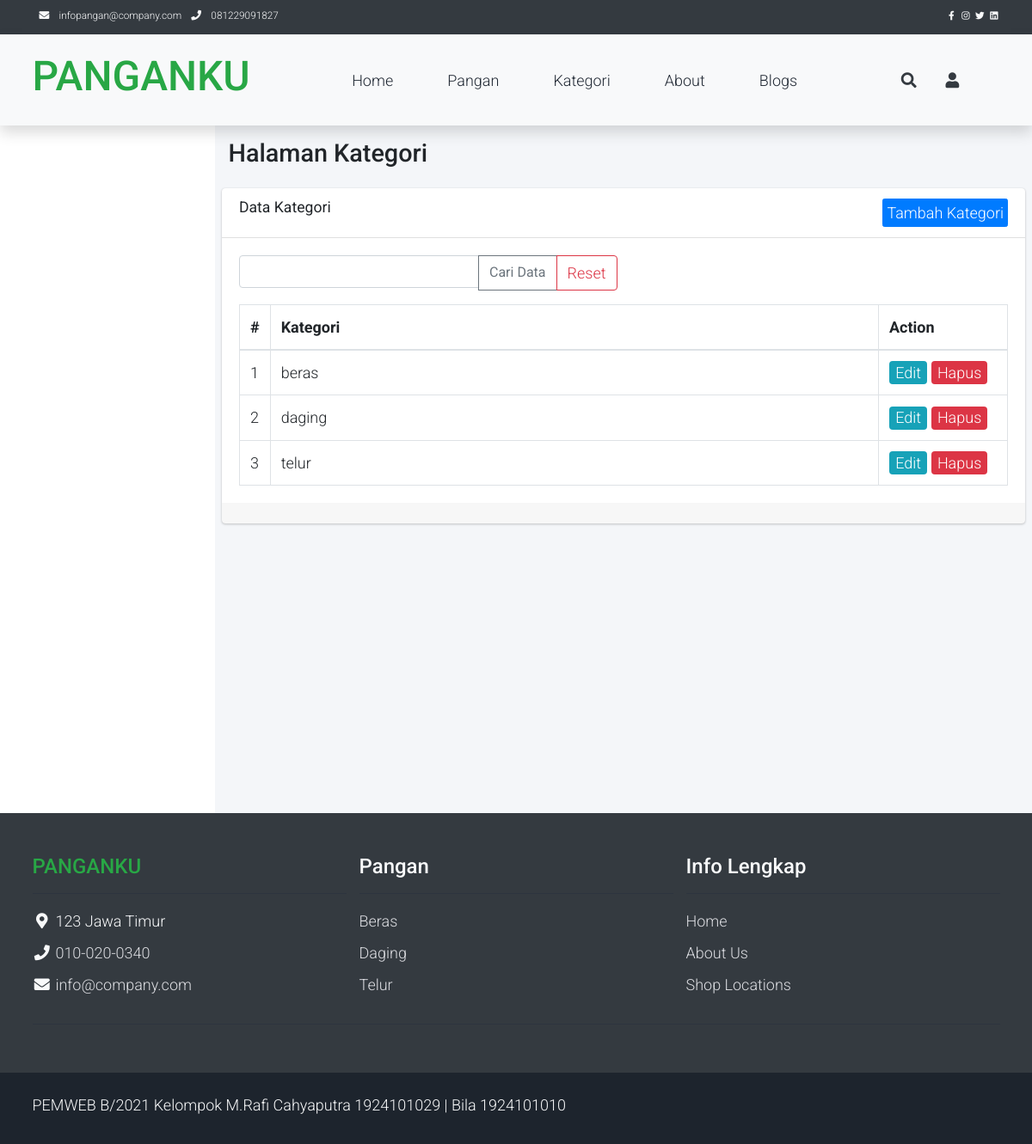
The app's page /public/kategori with its own data.
### tables this page shows
CREATE TABLE `kategori` (
  `id` int(4) NOT NULL,
  `nama_kategori` varchar(50) NOT NULL
);

### app/core/Controller.php (called while the page is built, shortened)
<?php
class Controller
{
    public function view($view, $data = [])
    {
        require_once '../app/views/' . $view . '.php';
    }
    public function model($model)
    {
        return new $model;
    }
}

### app/controllers/Kategori.php (called while the page is built, shortened)
<?php
class Kategori extends Controller {
	public function index()
	{
		$data['title'] = 'Data Kategori';
		$data['kategori'] = $this->model('Kategori_model')->getAllKategori();
		$this->view('kategori/index', $data);
	}
}

### app/core/App.php (called while the page is built, shortened)
<?php
class App
{
    protected $method       = 'index';
    protected $params        = [];
    public function __construct()
    {
        $this->controller = new $this->controller;
        call_user_func_array([$this->controller, $this->method], $this->params);
    }
}

### public/index.php (called while the page is built, shortened)
<?php
$app = new App;

### app/core/Database.php (called while the page is built, shortened)
<?php
class Database
{
    private $host = DB_HOST;
    private $user = DB_USER;
    private $pass = DB_PASS;
    private $db_name = DB_NAME;
    private $dbh;
    private $stmt;
    public function __construct()
    {
        $dsn = 'mysql:host=' . $this->host . ';
                dbname=' . $this->db_name;
        $option = [
            PDO::ATTR_PERSISTENT => true,
            PDO::ATTR_ERRMODE => PDO::ERRMODE_EXCEPTION
        ];
        try {
            $this->dbh = new PDO($dsn, $this->user, $this->pass, $option);
        } catch (PDOException $e) {
            die($e->getMessage());
        }
    }
    public function query($query)
    {
        $this->stmt = $this->dbh->prepare($query);
    }
    public function execute()
    {
        $this->stmt->execute();
    }
    public function resultSet()
    {
        $this->execute();
        return $this->stmt->fetchAll(PDO::FETCH_ASSOC);
    }
}

### app/models/Kategori_model.php (called while the page is built, shortened)
<?php
class Kategori_model {
	private $table = 'kategori';
	private $db;
	public function __construct()
	{
		$this->db = new Database;
	}
	public function getAllKategori()
	{
		$this->db->query('SELECT * FROM ' . $this->table);
		return $this->db->resultSet();
	}
}

### app/views/kategori/index.php (the view, shortened to what this page needs)
  <div class="content-wrapper">
    <section class="content-header">
      <div class="container-fluid">
        <div class="row mb-2">
          <div class="col-sm-6">
            <h1>Halaman Kategori</h1>
          </div>
        </div>
      </div>
    </section>
    <section class="content">
      <div class="card">
        <div class="card-header">
          <h3 class="card-title"><?= $data['title'] ?></h3>
          <a href="<?= BASEURL; ?>/kategori/tambah" class="btn float-right btn-xs btn btn-primary">Tambah Kategori
          </a>
        </div>
        <div class="card-body">
      <form action="<?= BASEURL; ?>/kategori/cari" method="post">
 <div class="row mb-3">
    <div class="col-lg-6">
      <div class="input-group">
        <input type="text" class="form-control" placeholder="" name="key" >
    <div class="input-group-append">
          <button class="btn btn-outline-secondary" type="submit">Cari Data</button>
          <a class="btn btn-outline-danger" href="<?= BASEURL; ?>/kategori" >Reset</a>
    </div>
  </div>
  </div>
</div>
    </form>
          <table class="table table-bordered">
                  <thead>
                    <tr>
                      <th style="width: 10px">#</th>
                      <th>Kategori</th>
                      <th style="width: 150px">Action</th>
                    </tr>
                  </thead>
                  <tbody>
                  <?php $no=1; ?>
                    <?php foreach ($data['kategori'] as $row) :?>
                    <tr>
                      <td><?= $no; ?></td>
                      <td><?= $row['nama_kategori'];?></td>
                      <td>
                        <a href="<?= BASEURL; ?>/kategori/edit/<?= $row['id'] ?>" class="badge badge-info ">Edit</a> <a href="<?= BASEURL; ?>/kategori/hapus/<?= $row['id'] ?>" class="badge badge-danger" onclick="return confirm('Hapus data?');">Hapus</a>
                      </td>
                    </tr>
                    <?php $no++; endforeach; ?>
                  </tbody>
                </table>
        </div>
        <div class="card-footer">
        </div>
      </div>
    </section>
  </div>

### public/css/templatemo.css (style rules this page uses)
body, ul, li, p, a, label, input, div { font-family: 'Roboto', sans-serif; font-size: 18px !important; font-weight: 300 !important; }
.form-control { border: 1px solid #e8e8e8; }

### records on screen
kategori: nama_kategori "beras"
kategori: nama_kategori "daging"
kategori: nama_kategori "telur"

### other values on screen
$data['title'] "Data Kategori"
